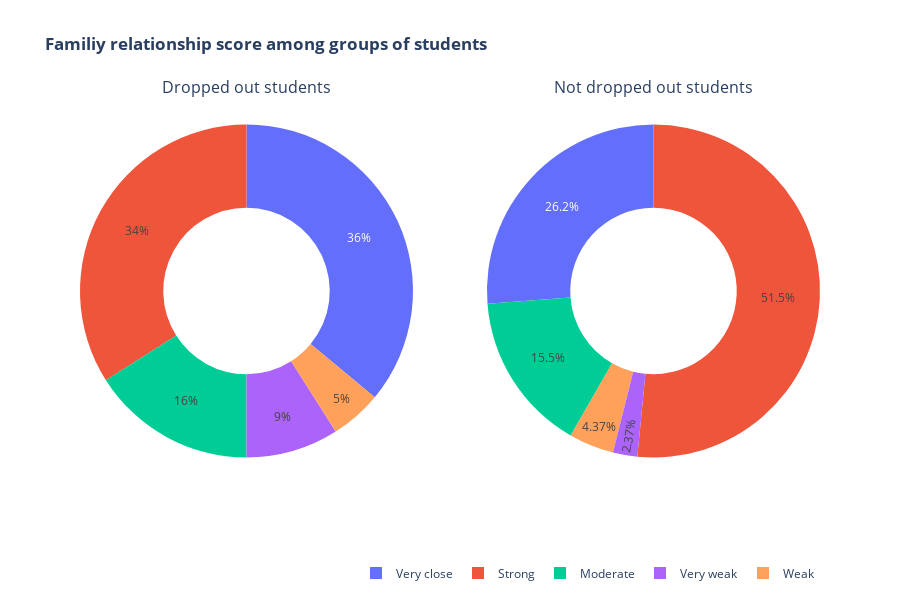

The notebook cell saved with this chart:
### Code cell
# агргегация данных и отрисовка круговых диаграмм
students_groups = pd.DataFrame(df.groupby(['drop_marking', 'description'])['id'].count()).reset_index()
students_groups_dropped = students_groups[students_groups['drop_marking'] == 'dropped_out']
students_groups_not_dropped = students_groups[students_groups['drop_marking'] == 'not_dropped_out']

fig = make_subplots(rows=1, cols=2,
                    specs=[[{'type': 'pie'}, {'type': 'pie'}]],
                    subplot_titles=['''Dropped out students''', 'Not dropped out students'])

fig.add_trace(go.Pie(labels=students_groups_dropped['description'], 
                     values=students_groups_dropped['id'], 
                     name='Dropped out students', hole=0.5), 
                     row=1, col=1)

fig.add_trace(go.Pie(labels=students_groups_not_dropped['description'], 
                     values=students_groups_not_dropped['id'], 
                     name='Not dropped out students', hole=0.5), 
                     row=1, col=2)


fig.update_layout(
    title_text="<b>Familiy relationship score among groups of students<b>",
    height=600,
    showlegend=True,
    legend=dict(
        orientation='h',
        y=-0.2,
        xanchor="right",
        x=1
    ),
)

fig.show()

# на основании полученной диаграммы представляется возможным сделать вывод о том, что в группе отчисленных студентов 
# процент учащихся, у которых слабые или крайне слабые взаимоотношения с семьей/родителями, выше (14%), чеи для группы
# студентов, которые не были отчислены из учебного заведения (около 7%)

# так же относительно групп выражено отличие относительно процента студентов, у которых очень близкие взаимоотношения с родителями,
# в частности, для группы студентов, которые отчислены не были, этот процент (около 52%) выше, чем для противоположной группы учащихся (34%)

### Figure 1 — Plotly figure (JSON) as saved in the notebook; plotly's stock layout.template omitted (floating-point values rounded to 4 significant figures)
{"data": [{"domain": {"x": [0, 0.45], "y": [0, 1]}, "hole": 0.5, "labels": ["Moderate", "Strong", "Very close", "Very weak", "Weak"], "name": "Dropped out students", "type": "pie", "values": [16, 34, 36, 9, 5]}, {"domain": {"x": [0.55, 1], "y": [0, 1]}, "hole": 0.5, "labels": ["Moderate", "Strong", "Very close", "Very weak", "Weak"], "name": "Not dropped out students", "type": "pie", "values": [85, 283, 144, 13, 24]}], "layout": {"annotations": [{"font": {"size": 16}, "showarrow": false, "text": "Dropped out students", "x": 0.225, "xanchor": "center", "xref": "paper", "y": 1, "yanchor": "bottom", "yref": "paper"}, {"font": {"size": 16}, "showarrow": false, "text": "Not dropped out students", "x": 0.775, "xanchor": "center", "xref": "paper", "y": 1, "yanchor": "bottom", "yref": "paper"}], "height": 600, "legend": {"orientation": "h", "x": 1, "xanchor": "right", "y": -0.2}, "showlegend": true, "title": {"text": "<b>Familiy relationship score among groups of students<b>"}}}
